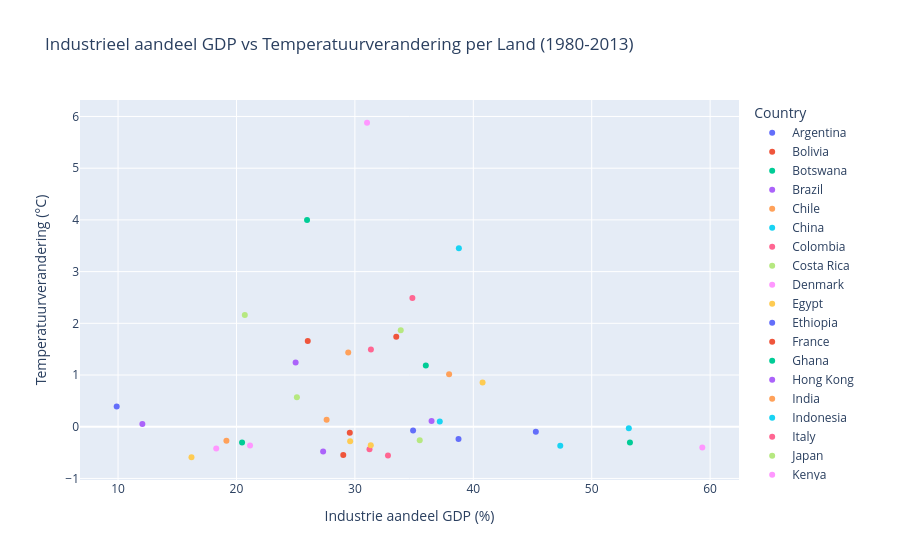

Write notebook code for a chart like this one.
### Code cell
# Filter vanaf 1980 en verwijder NaN's
df_industry_1980 = df_industry[df_industry["Year"] >= 1980].dropna(subset=["Share of industry in GDP at constant 2005 prices"])

# Gemiddeld industry share per land
industry_per_land = df_industry_1980.groupby("Entity")["Share of industry in GDP at constant 2005 prices"].mean().reset_index()

# Merge met temperatuurverandering
df_industry_temp = pd.merge(
    temp_verschil,
    industry_per_land,
    left_on="Country",
    right_on="Entity",
    how="inner"
)

# Verwijder continenten
df_industry_temp = df_industry_temp[~df_industry_temp["Country"].isin(continenten)]

# Scatterplot
fig = px.scatter(
    df_industry_temp,
    x="Share of industry in GDP at constant 2005 prices",
    y="temp_verandering",
    color="Country",
    hover_name="Country",
    title="Industrieel aandeel GDP vs Temperatuurverandering per Land (1980-2013)",
    labels={
        "Share of industry in GDP at constant 2005 prices": "Industrie aandeel GDP (%)",
        "temp_verandering": "Temperatuurverandering (°C)"
    }
)

fig.show()

### Figure 1 — Plotly figure (JSON) as saved in the notebook; plotly's stock layout.template omitted (floating-point values rounded to 4 significant figures)
{"data": [{"hovertemplate": "<b>%{hovertext}</b><br><br>Country=Argentina<br>Industrie aandeel GDP (%)=%{x}<br>Temperatuurverandering (°C)=%{y}<extra></extra>", "hovertext": ["Argentina"], "legendgroup": "Argentina", "marker": {"color": "#636efa", "symbol": "circle"}, "mode": "markers", "name": "Argentina", "orientation": "v", "showlegend": true, "type": "scatter", "x": [38.75], "xaxis": "x", "y": [-0.2379], "yaxis": "y"}, {"hovertemplate": "<b>%{hovertext}</b><br><br>Country=Bolivia<br>Industrie aandeel GDP (%)=%{x}<br>Temperatuurverandering (°C)=%{y}<extra></extra>", "hovertext": ["Bolivia"], "legendgroup": "Bolivia", "marker": {"color": "#EF553B", "symbol": "circle"}, "mode": "markers", "name": "Bolivia", "orientation": "v", "showlegend": true, "type": "scatter", "x": [29.02], "xaxis": "x", "y": [-0.5484], "yaxis": "y"}, {"hovertemplate": "<b>%{hovertext}</b><br><br>Country=Botswana<br>Industrie aandeel GDP (%)=%{x}<br>Temperatuurverandering (°C)=%{y}<extra></extra>", "hovertext": ["Botswana"], "legendgroup": "Botswana", "marker": {"color": "#00cc96", "symbol": "circle"}, "mode": "markers", "name": "Botswana", "orientation": "v", "showlegend": true, "type": "scatter", "x": [53.23], "xaxis": "x", "y": [-0.307], "yaxis": "y"}, {"hovertemplate": "<b>%{hovertext}</b><br><br>Country=Brazil<br>Industrie aandeel GDP (%)=%{x}<br>Temperatuurverandering (°C)=%{y}<extra></extra>", "hovertext": ["Brazil"], "legendgroup": "Brazil", "marker": {"color": "#ab63fa", "symbol": "circle"}, "mode": "markers", "name": "Brazil", "orientation": "v", "showlegend": true, "type": "scatter", "x": [27.32], "xaxis": "x", "y": [-0.4781], "yaxis": "y"}, {"hovertemplate": "<b>%{hovertext}</b><br><br>Country=Chile<br>Industrie aandeel GDP (%)=%{x}<br>Temperatuurverandering (°C)=%{y}<extra></extra>", "hovertext": ["Chile"], "legendgroup": "Chile", "marker": {"color": "#FFA15A", "symbol": "circle"}, "mode": "markers", "name": "Chile", "orientation": "v", "showlegend": true, "type": "scatter", "x": [37.96], "xaxis": "x", "y": [1.014], "yaxis": "y"}, {"hovertemplate": "<b>%{hovertext}</b><br><br>Country=China<br>Industrie aandeel GDP (%)=%{x}<br>Temperatuurverandering (°C)=%{y}<extra></extra>", "hovertext": ["China"], "legendgroup": "China", "marker": {"color": "#19d3f3", "symbol": "circle"}, "mode": "markers", "name": "China", "orientation": "v", "showlegend": true, "type": "scatter", "x": [38.78], "xaxis": "x", "y": [3.45], "yaxis": "y"}, {"hovertemplate": "<b>%{hovertext}</b><br><br>Country=Colombia<br>Industrie aandeel GDP (%)=%{x}<br>Temperatuurverandering (°C)=%{y}<extra></extra>", "hovertext": ["Colombia"], "legendgroup": "Colombia", "marker": {"color": "#FF6692", "symbol": "circle"}, "mode": "markers", "name": "Colombia", "orientation": "v", "showlegend": true, "type": "scatter", "x": [32.79], "xaxis": "x", "y": [-0.5572], "yaxis": "y"}, {"hovertemplate": "<b>%{hovertext}</b><br><br>Country=Costa Rica<br>Industrie aandeel GDP (%)=%{x}<br>Temperatuurverandering (°C)=%{y}<extra></extra>", "hovertext": ["Costa Rica"], "legendgroup": "Costa Rica", "marker": {"color": "#B6E880", "symbol": "circle"}, "mode": "markers", "name": "Costa Rica", "orientation": "v", "showlegend": true, "type": "scatter", "x": [25.1], "xaxis": "x", "y": [0.5681], "yaxis": "y"}, {"hovertemplate": "<b>%{hovertext}</b><br><br>Country=Denmark<br>Industrie aandeel GDP (%)=%{x}<br>Temperatuurverandering (°C)=%{y}<extra></extra>", "hovertext": ["Denmark"], "legendgroup": "Denmark", "marker": {"color": "#FF97FF", "symbol": "circle"}, "mode": "markers", "name": "Denmark", "orientation": "v", "showlegend": true, "type": "scatter", "x": [31.03], "xaxis": "x", "y": [5.879], "yaxis": "y"}, {"hovertemplate": "<b>%{hovertext}</b><br><br>Country=Egypt<br>Industrie aandeel GDP (%)=%{x}<br>Temperatuurverandering (°C)=%{y}<extra></extra>", "hovertext": ["Egypt"], "legendgroup": "Egypt", "marker": {"color": "#FECB52", "symbol": "circle"}, "mode": "markers", "name": "Egypt", "orientation": "v", "showlegend": true, "type": "scatter", "x": [40.78], "xaxis": "x", "y": [0.8552], "yaxis": "y"}, {"hovertemplate": "<b>%{hovertext}</b><br><br>Country=Ethiopia<br>Industrie aandeel GDP (%)=%{x}<br>Temperatuurverandering (°C)=%{y}<extra></extra>", "hovertext": ["Ethiopia"], "legendgroup": "Ethiopia", "marker": {"color": "#636efa", "symbol": "circle"}, "mode": "markers", "name": "Ethiopia", "orientation": "v", "showlegend": true, "type": "scatter", "x": [9.885], "xaxis": "x", "y": [0.3909], "yaxis": "y"}, {"hovertemplate": "<b>%{hovertext}</b><br><br>Country=France<br>Industrie aandeel GDP (%)=%{x}<br>Temperatuurverandering (°C)=%{y}<extra></extra>", "hovertext": ["France"], "legendgroup": "France", "marker": {"color": "#EF553B", "symbol": "circle"}, "mode": "markers", "name": "France", "orientation": "v", "showlegend": true, "type": "scatter", "x": [26.02], "xaxis": "x", "y": [1.658], "yaxis": "y"}, {"hovertemplate": "<b>%{hovertext}</b><br><br>Country=Ghana<br>Industrie aandeel GDP (%)=%{x}<br>Temperatuurverandering (°C)=%{y}<extra></extra>", "hovertext": ["Ghana"], "legendgroup": "Ghana", "marker": {"color": "#00cc96", "symbol": "circle"}, "mode": "markers", "name": "Ghana", "orientation": "v", "showlegend": true, "type": "scatter", "x": [20.47], "xaxis": "x", "y": [-0.3034], "yaxis": "y"}, {"hovertemplate": "<b>%{hovertext}</b><br><br>Country=Hong Kong<br>Industrie aandeel GDP (%)=%{x}<br>Temperatuurverandering (°C)=%{y}<extra></extra>", "hovertext": ["Hong Kong"], "legendgroup": "Hong Kong", "marker": {"color": "#ab63fa", "symbol": "circle"}, "mode": "markers", "name": "Hong Kong", "orientation": "v", "showlegend": true, "type": "scatter", "x": [12.05], "xaxis": "x", "y": [0.05483], "yaxis": "y"}, {"hovertemplate": "<b>%{hovertext}</b><br><br>Country=India<br>Industrie aandeel GDP (%)=%{x}<br>Temperatuurverandering (°C)=%{y}<extra></extra>", "hovertext": ["India"], "legendgroup": "India", "marker": {"color": "#FFA15A", "symbol": "circle"}, "mode": "markers", "name": "India", "orientation": "v", "showlegend": true, "type": "scatter", "x": [27.61], "xaxis": "x", "y": [0.1347], "yaxis": "y"}, {"hovertemplate": "<b>%{hovertext}</b><br><br>Country=Indonesia<br>Industrie aandeel GDP (%)=%{x}<br>Temperatuurverandering (°C)=%{y}<extra></extra>", "hovertext": ["Indonesia"], "legendgroup": "Indonesia", "marker": {"color": "#19d3f3", "symbol": "circle"}, "mode": "markers", "name": "Indonesia", "orientation": "v", "showlegend": true, "type": "scatter", "x": [47.35], "xaxis": "x", "y": [-0.3658], "yaxis": "y"}, {"hovertemplate": "<b>%{hovertext}</b><br><br>Country=Italy<br>Industrie aandeel GDP (%)=%{x}<br>Temperatuurverandering (°C)=%{y}<extra></extra>", "hovertext": ["Italy"], "legendgroup": "Italy", "marker": {"color": "#FF6692", "symbol": "circle"}, "mode": "markers", "name": "Italy", "orientation": "v", "showlegend": true, "type": "scatter", "x": [34.86], "xaxis": "x", "y": [2.49], "yaxis": "y"}, {"hovertemplate": "<b>%{hovertext}</b><br><br>Country=Japan<br>Industrie aandeel GDP (%)=%{x}<br>Temperatuurverandering (°C)=%{y}<extra></extra>", "hovertext": ["Japan"], "legendgroup": "Japan", "marker": {"color": "#B6E880", "symbol": "circle"}, "mode": "markers", "name": "Japan", "orientation": "v", "showlegend": true, "type": "scatter", "x": [33.87], "xaxis": "x", "y": [1.867], "yaxis": "y"}, {"hovertemplate": "<b>%{hovertext}</b><br><br>Country=Kenya<br>Industrie aandeel GDP (%)=%{x}<br>Temperatuurverandering (°C)=%{y}<extra></extra>", "hovertext": ["Kenya"], "legendgroup": "Kenya", "marker": {"color": "#FF97FF", "symbol": "circle"}, "mode": "markers", "name": "Kenya", "orientation": "v", "showlegend": true, "type": "scatter", "x": [18.29], "xaxis": "x", "y": [-0.4195], "yaxis": "y"}, {"hovertemplate": "<b>%{hovertext}</b><br><br>Country=Malawi<br>Industrie aandeel GDP (%)=%{x}<br>Temperatuurverandering (°C)=%{y}<extra></extra>", "hovertext": ["Malawi"], "legendgroup": "Malawi", "marker": {"color": "#FECB52", "symbol": "circle"}, "mode": "markers", "name": "Malawi", "orientation": "v", "showlegend": true, "type": "scatter", "x": [16.2], "xaxis": "x", "y": [-0.5903], "yaxis": "y"}, {"hovertemplate": "<b>%{hovertext}</b><br><br>Country=Malaysia<br>Industrie aandeel GDP (%)=%{x}<br>Temperatuurverandering (°C)=%{y}<extra></extra>", "hovertext": ["Malaysia"], "legendgroup": "Malaysia", "marker": {"color": "#636efa", "symbol": "circle"}, "mode": "markers", "name": "Malaysia", "orientation": "v", "showlegend": true, "type": "scatter", "x": [45.28], "xaxis": "x", "y": [-0.09575], "yaxis": "y"}, {"hovertemplate": "<b>%{hovertext}</b><br><br>Country=Mauritius<br>Industrie aandeel GDP (%)=%{x}<br>Temperatuurverandering (°C)=%{y}<extra></extra>", "hovertext": ["Mauritius"], "legendgroup": "Mauritius", "marker": {"color": "#EF553B", "symbol": "circle"}, "mode": "markers", "name": "Mauritius", "orientation": "v", "showlegend": true, "type": "scatter", "x": [29.57], "xaxis": "x", "y": [-0.1157], "yaxis": "y"}, {"hovertemplate": "<b>%{hovertext}</b><br><br>Country=Mexico<br>Industrie aandeel GDP (%)=%{x}<br>Temperatuurverandering (°C)=%{y}<extra></extra>", "hovertext": ["Mexico"], "legendgroup": "Mexico", "marker": {"color": "#00cc96", "symbol": "circle"}, "mode": "markers", "name": "Mexico", "orientation": "v", "showlegend": true, "type": "scatter", "x": [35.99], "xaxis": "x", "y": [1.184], "yaxis": "y"}, {"hovertemplate": "<b>%{hovertext}</b><br><br>Country=Morocco<br>Industrie aandeel GDP (%)=%{x}<br>Temperatuurverandering (°C)=%{y}<extra></extra>", "hovertext": ["Morocco"], "legendgroup": "Morocco", "marker": {"color": "#ab63fa", "symbol": "circle"}, "mode": "markers", "name": "Morocco", "orientation": "v", "showlegend": true, "type": "scatter", "x": [24.99], "xaxis": "x", "y": [1.242], "yaxis": "y"}, {"hovertemplate": "<b>%{hovertext}</b><br><br>Country=Netherlands<br>Industrie aandeel GDP (%)=%{x}<br>Temperatuurverandering (°C)=%{y}<extra></extra>", "hovertext": ["Netherlands"], "legendgroup": "Netherlands", "marker": {"color": "#FFA15A", "symbol": "circle"}, "mode": "markers", "name": "Netherlands", "orientation": "v", "showlegend": true, "type": "scatter", "x": [29.44], "xaxis": "x", "y": [1.435], "yaxis": "y"}, {"hovertemplate": "<b>%{hovertext}</b><br><br>Country=Nigeria<br>Industrie aandeel GDP (%)=%{x}<br>Temperatuurverandering (°C)=%{y}<extra></extra>", "hovertext": ["Nigeria"], "legendgroup": "Nigeria", "marker": {"color": "#19d3f3", "symbol": "circle"}, "mode": "markers", "name": "Nigeria", "orientation": "v", "showlegend": true, "type": "scatter", "x": [53.13], "xaxis": "x", "y": [-0.03133], "yaxis": "y"}, {"hovertemplate": "<b>%{hovertext}</b><br><br>Country=Peru<br>Industrie aandeel GDP (%)=%{x}<br>Temperatuurverandering (°C)=%{y}<extra></extra>", "hovertext": ["Peru"], "legendgroup": "Peru", "marker": {"color": "#FF6692", "symbol": "circle"}, "mode": "markers", "name": "Peru", "orientation": "v", "showlegend": true, "type": "scatter", "x": [31.23], "xaxis": "x", "y": [-0.4377], "yaxis": "y"}, {"hovertemplate": "<b>%{hovertext}</b><br><br>Country=Philippines<br>Industrie aandeel GDP (%)=%{x}<br>Temperatuurverandering (°C)=%{y}<extra></extra>", "hovertext": ["Philippines"], "legendgroup": "Philippines", "marker": {"color": "#B6E880", "symbol": "circle"}, "mode": "markers", "name": "Philippines", "orientation": "v", "showlegend": true, "type": "scatter", "x": [35.48], "xaxis": "x", "y": [-0.2623], "yaxis": "y"}, {"hovertemplate": "<b>%{hovertext}</b><br><br>Country=Senegal<br>Industrie aandeel GDP (%)=%{x}<br>Temperatuurverandering (°C)=%{y}<extra></extra>", "hovertext": ["Senegal"], "legendgroup": "Senegal", "marker": {"color": "#FF97FF", "symbol": "circle"}, "mode": "markers", "name": "Senegal", "orientation": "v", "showlegend": true, "type": "scatter", "x": [21.15], "xaxis": "x", "y": [-0.3627], "yaxis": "y"}, {"hovertemplate": "<b>%{hovertext}</b><br><br>Country=Singapore<br>Industrie aandeel GDP (%)=%{x}<br>Temperatuurverandering (°C)=%{y}<extra></extra>", "hovertext": ["Singapore"], "legendgroup": "Singapore", "marker": {"color": "#FECB52", "symbol": "circle"}, "mode": "markers", "name": "Singapore", "orientation": "v", "showlegend": true, "type": "scatter", "x": [29.6], "xaxis": "x", "y": [-0.2823], "yaxis": "y"}, {"hovertemplate": "<b>%{hovertext}</b><br><br>Country=South Africa<br>Industrie aandeel GDP (%)=%{x}<br>Temperatuurverandering (°C)=%{y}<extra></extra>", "hovertext": ["South Africa"], "legendgroup": "South Africa", "marker": {"color": "#636efa", "symbol": "circle"}, "mode": "markers", "name": "South Africa", "orientation": "v", "showlegend": true, "type": "scatter", "x": [34.92], "xaxis": "x", "y": [-0.07128], "yaxis": "y"}, {"hovertemplate": "<b>%{hovertext}</b><br><br>Country=Spain<br>Industrie aandeel GDP (%)=%{x}<br>Temperatuurverandering (°C)=%{y}<extra></extra>", "hovertext": ["Spain"], "legendgroup": "Spain", "marker": {"color": "#EF553B", "symbol": "circle"}, "mode": "markers", "name": "Spain", "orientation": "v", "showlegend": true, "type": "scatter", "x": [33.49], "xaxis": "x", "y": [1.742], "yaxis": "y"}, {"hovertemplate": "<b>%{hovertext}</b><br><br>Country=Sweden<br>Industrie aandeel GDP (%)=%{x}<br>Temperatuurverandering (°C)=%{y}<extra></extra>", "hovertext": ["Sweden"], "legendgroup": "Sweden", "marker": {"color": "#00cc96", "symbol": "circle"}, "mode": "markers", "name": "Sweden", "orientation": "v", "showlegend": true, "type": "scatter", "x": [25.96], "xaxis": "x", "y": [3.996], "yaxis": "y"}, {"hovertemplate": "<b>%{hovertext}</b><br><br>Country=Taiwan<br>Industrie aandeel GDP (%)=%{x}<br>Temperatuurverandering (°C)=%{y}<extra></extra>", "hovertext": ["Taiwan"], "legendgroup": "Taiwan", "marker": {"color": "#ab63fa", "symbol": "circle"}, "mode": "markers", "name": "Taiwan", "orientation": "v", "showlegend": true, "type": "scatter", "x": [36.48], "xaxis": "x", "y": [0.1117], "yaxis": "y"}, {"hovertemplate": "<b>%{hovertext}</b><br><br>Country=Tanzania<br>Industrie aandeel GDP (%)=%{x}<br>Temperatuurverandering (°C)=%{y}<extra></extra>", "hovertext": ["Tanzania"], "legendgroup": "Tanzania", "marker": {"color": "#FFA15A", "symbol": "circle"}, "mode": "markers", "name": "Tanzania", "orientation": "v", "showlegend": true, "type": "scatter", "x": [19.15], "xaxis": "x", "y": [-0.2722], "yaxis": "y"}, {"hovertemplate": "<b>%{hovertext}</b><br><br>Country=Thailand<br>Industrie aandeel GDP (%)=%{x}<br>Temperatuurverandering (°C)=%{y}<extra></extra>", "hovertext": ["Thailand"], "legendgroup": "Thailand", "marker": {"color": "#19d3f3", "symbol": "circle"}, "mode": "markers", "name": "Thailand", "orientation": "v", "showlegend": true, "type": "scatter", "x": [37.17], "xaxis": "x", "y": [0.1013], "yaxis": "y"}, {"hovertemplate": "<b>%{hovertext}</b><br><br>Country=United Kingdom<br>Industrie aandeel GDP (%)=%{x}<br>Temperatuurverandering (°C)=%{y}<extra></extra>", "hovertext": ["United Kingdom"], "legendgroup": "United Kingdom", "marker": {"color": "#FF6692", "symbol": "circle"}, "mode": "markers", "name": "United Kingdom", "orientation": "v", "showlegend": true, "type": "scatter", "x": [31.35], "xaxis": "x", "y": [1.493], "yaxis": "y"}, {"hovertemplate": "<b>%{hovertext}</b><br><br>Country=United States<br>Industrie aandeel GDP (%)=%{x}<br>Temperatuurverandering (°C)=%{y}<extra></extra>", "hovertext": ["United States"], "legendgroup": "United States", "marker": {"color": "#B6E880", "symbol": "circle"}, "mode": "markers", "name": "United States", "orientation": "v", "showlegend": true, "type": "scatter", "x": [20.7], "xaxis": "x", "y": [2.162], "yaxis": "y"}, {"hovertemplate": "<b>%{hovertext}</b><br><br>Country=Venezuela<br>Industrie aandeel GDP (%)=%{x}<br>Temperatuurverandering (°C)=%{y}<extra></extra>", "hovertext": ["Venezuela"], "legendgroup": "Venezuela", "marker": {"color": "#FF97FF", "symbol": "circle"}, "mode": "markers", "name": "Venezuela", "orientation": "v", "showlegend": true, "type": "scatter", "x": [59.34], "xaxis": "x", "y": [-0.4012], "yaxis": "y"}, {"hovertemplate": "<b>%{hovertext}</b><br><br>Country=Zambia<br>Industrie aandeel GDP (%)=%{x}<br>Temperatuurverandering (°C)=%{y}<extra></extra>", "hovertext": ["Zambia"], "legendgroup": "Zambia", "marker": {"color": "#FECB52", "symbol": "circle"}, "mode": "markers", "name": "Zambia", "orientation": "v", "showlegend": true, "type": "scatter", "x": [31.34], "xaxis": "x", "y": [-0.3586], "yaxis": "y"}], "layout": {"legend": {"title": {"text": "Country"}, "tracegroupgap": 0}, "title": {"text": "Industrieel aandeel GDP vs Temperatuurverandering per Land (1980-2013)"}, "xaxis": {"anchor": "y", "domain": [0, 1], "title": {"text": "Industrie aandeel GDP (%)"}}, "yaxis": {"anchor": "x", "domain": [0, 1], "title": {"text": "Temperatuurverandering (°C)"}}}}
